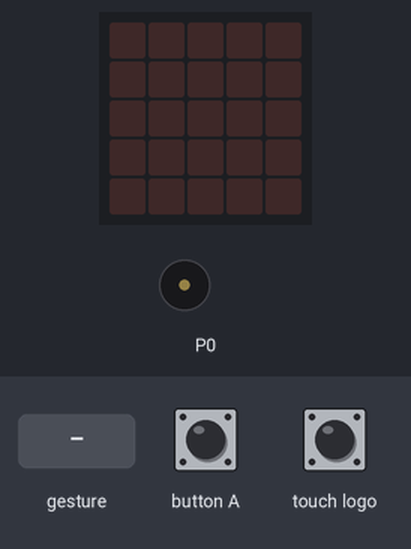
Simulated run of this program. Board: BBC micro:bit (MakeCode). Parts: the board's 5×5 LED display, buzzer (waves = sounding). The inputs (shaded band) are chosen by the test bench. Random numbers come from a fixed seed; a tilt is held for 1.5 s and a shake lasts 1 s, then the board lies face up again.

Above: at 1.2 s.
1.3 s: touch logo pressed for 0.15 s
At 1.7 s:
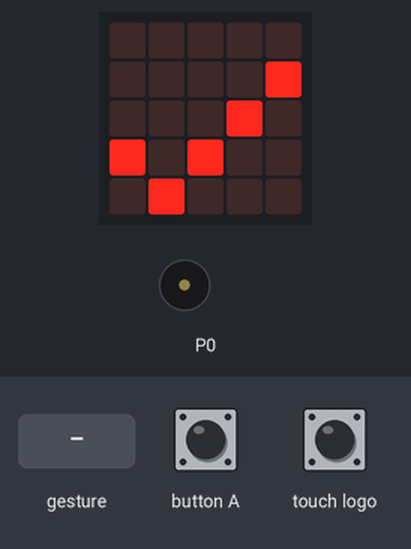
2.9 s: gesture 'shake'
At 3.9 s:
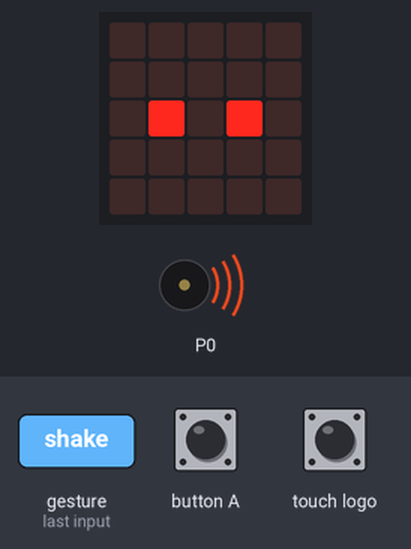
At 5.6 s:
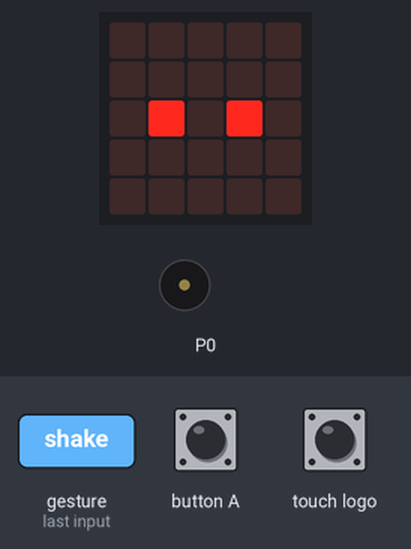
Timing chart, 0 to 7.1 s (numbered marks = the images above; inputs shaded):
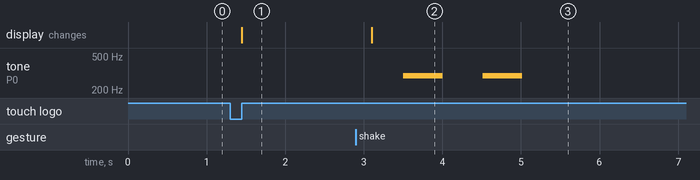

The program:

main.ts
```typescript
let sides = 6
let ready = false
input.onButtonPressed(Button.A, function on_walls() {
    if (input.buttonIsPressed(Button.A)) {

        if (sides < 32) {
            sides += 1
        }

        basic.showNumber(sides)
    }

})
input.onLogoEvent(TouchButtonEvent.Pressed, function on_můžeš() {

    if (ready == false) {
        basic.showIcon(IconNames.Yes)
        ready = true
    }

})
basic.forever(function on_forever() {
    let dots: number;

    if (ready == true) {
        if (input.isGesture(Gesture.Shake)) {
            dots = randint(1, sides)
            if (dots == 1) {
                basic.showLeds(". . . . .. . . . .. . # . .. . . . .. . . . . ")
            } else if (dots == 2) {
                basic.showLeds(". . . . . . . . . .. # . # .. . . . .. . . . .")
            } else if (dots == 3) {
                basic.showLeds(". . . . # . . . . .. . # . .. . . . .# . . . .")
            } else if (dots == 4) {
                basic.showLeds("# . . . #. . . . .. . . . .. . . . .# . . . #")
            } else if (dots == 5) {
                basic.showLeds("# . . . #. . . . .. . # . .. . . . .# . . . #")
            } else if (dots == 6) {
                basic.showLeds("# . . . # . . . . .# . . . #. . . . .# . . . #")
            } else if (dots == 7) {
                basic.showLeds("# . . . #. . . . .# . # . #. . . . .# . . . #")
            } else if (dots == 8) {
                basic.showIcon(IconNames.SmallSquare)
            } else if (dots == 9) {
                basic.showIcon(IconNames.No)
            } else if (dots == 10) {
                basic.showIcon(IconNames.Tortoise)
            } else if (dots == 11) {
                basic.showNumber(11)
            } else if (dots == 12) {
                basic.showNumber(12)
            } else if (dots == 13) {
                basic.showNumber(13)
            } else if (dots == 14) {
                basic.showNumber(14)
            }

            for (let i = 0; i < dots; i++) {
                music.playTone(Note.D, music.beat())
                music.rest(music.beat(1.5))
            }
            ready = false
        }

    }

})
```

test.ts
```typescript
// Tady jsou testy. Při použití tohoto balíčku jako rozšíření nebude zkompilováno.
```

Measured:
- after the input at 1.3 s, the display: changes after 0.15 s (image 1)
- after the input at 2.9 s, tone on P0: alternates 294 Hz for 0.50 s and silent for 0.51 s, 4 changes in all, then stays silent, starting after 0.60 s; the display: changes after 0.20 s (image 2)
